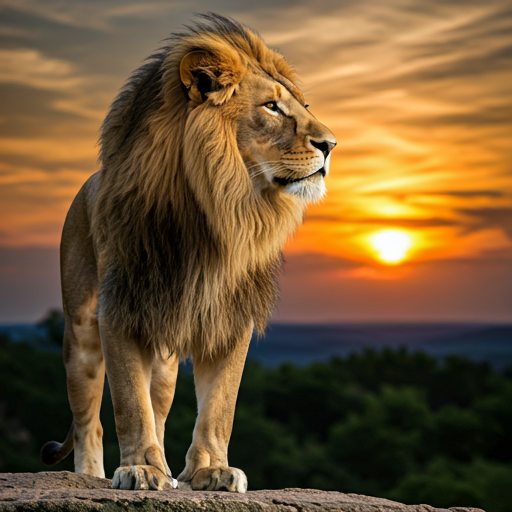
#> input picture Image Processing/Convolution 2D and Histogram Equalization/Convolution 2D/lion.png, 512 x 512 px
$ python main.py
#> lines starting #> are read from the running program, lines starting #| are printed output that depends on the picture
import cv2
import numpy as np


# 1. Edge detection filter
kernel_edge = np.array([[-1 , -1 , -1],
                   [-1 ,  8 , -1],
                   [-1 , -1 , -1]])

# 2. Sharpening filter
kernel_Sharpening = np.array([[0  , -1 ,  0],
                   [-1 ,  5 , -1],
                   [0  , -1 ,  0]])

# 3. Emboss filter
kernel_emboss = np.array([[-2 , -1 ,  0],
                   [-1 ,  1 ,  1],
                   [0  ,  1 ,  2]])

# 4. Identity filter
kernel_identity = np.array([[0  ,  0 ,  0],
                   [0  ,  1 ,  0],
                   [0  ,  0 ,  0]])

# 5. My filter
kernel_my = np.array([[2  ,  0 ,  -1],
                   [2  ,  0 ,  -1],
                   [2  ,  0 ,  -1]])


image = cv2.imread("lion.png",cv2.IMREAD_GRAYSCALE)
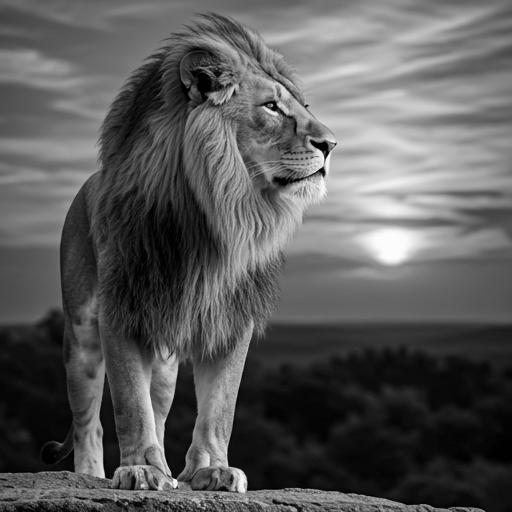
#> image: shape (512, 512); min 0, max 255, mean 90.7


result_1 = cv2.filter2D(image , -1 , kernel_edge)
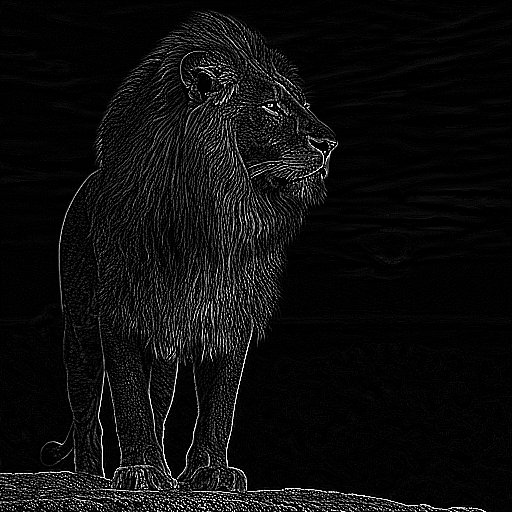
#> result_1: shape (512, 512); min 0, max 255, mean 13.4
result_2 = cv2.filter2D(image , -1 , kernel_Sharpening)
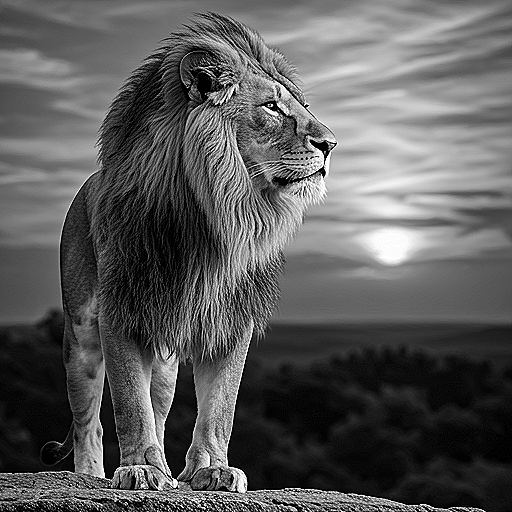
#> result_2: shape (512, 512); min 0, max 255, mean 91.4
result_3 = cv2.filter2D(image , -1 , kernel_emboss)
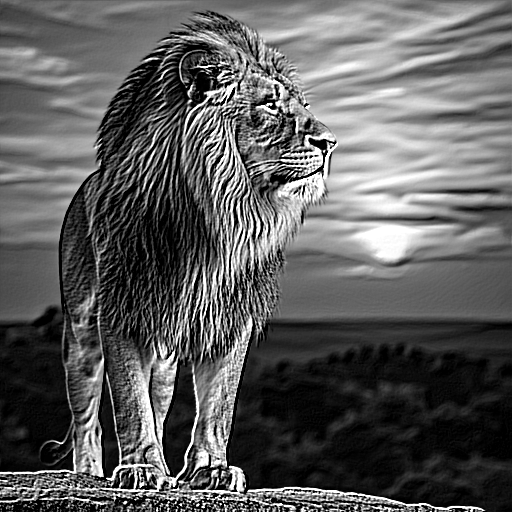
#> result_3: shape (512, 512); min 0, max 255, mean 92.9
result_4 = cv2.filter2D(image , -1 , kernel_identity)
result_5 = cv2.filter2D(image , -1 , kernel_my)
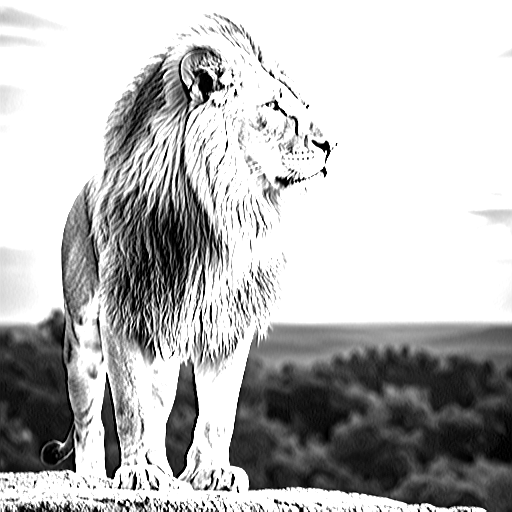
#> result_5: shape (512, 512); min 0, max 255, mean 185.3

cv2.imwrite("output/result_1.png",result_1)
cv2.imwrite("output/result_2.png",result_2)
cv2.imwrite("output/result_3.png",result_3)
cv2.imwrite("output/result_4.png",result_4)
cv2.imwrite("output/result_5.png",result_5)

result = np.hstack((image,result_1,result_2,result_3,result_4,result_5))
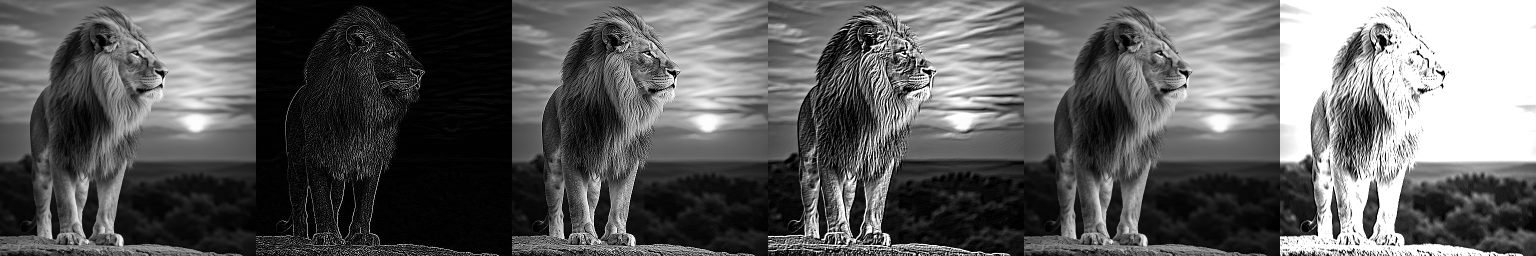
#> result: shape (512, 3072) (shown at 1/2 size); min 0, max 255, mean 94.1
cv2.imwrite("output/result.png",result)
